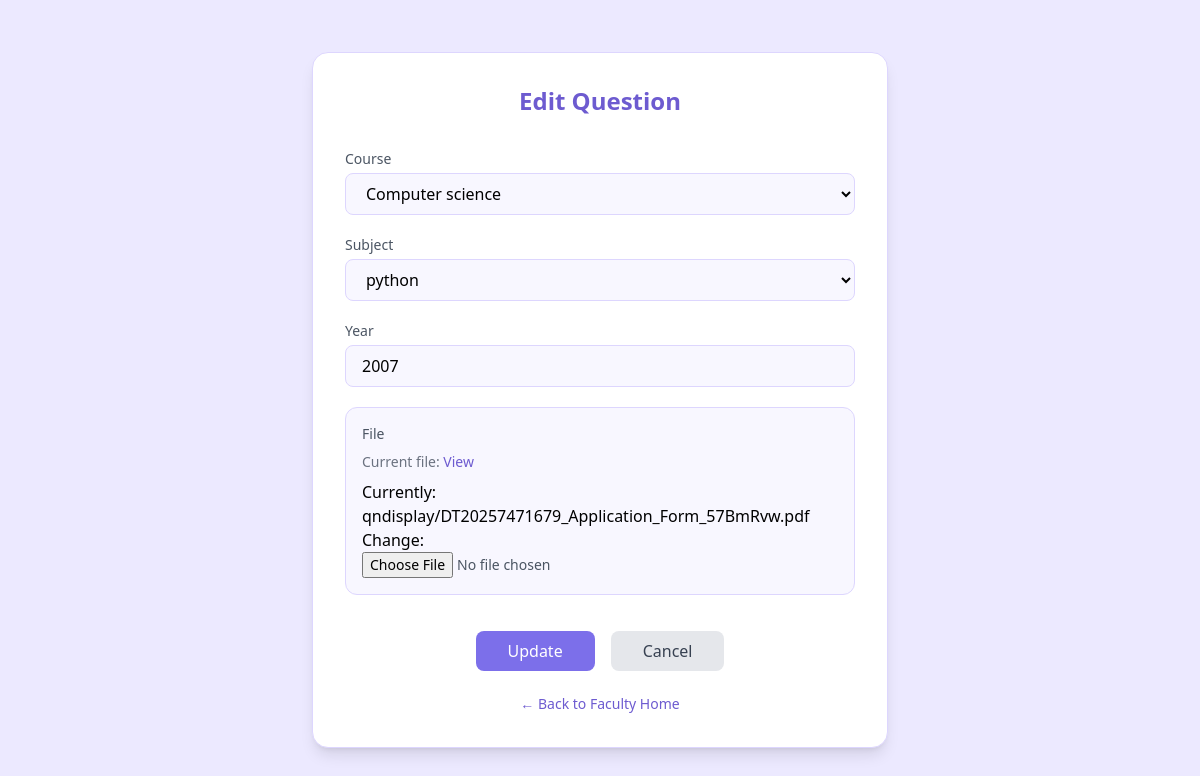
/question/edit/1/, run on the app's committed database.
### Common/models.py (models this page shows, shortened)
class Course(models.Model):
    department = models.ForeignKey(
        Department,
        on_delete=models.CASCADE,
        related_name="COURSES"
    )
    course_name = models.CharField(max_length=30, unique=True)
    def __str__(self):
        return self.course_name

class QuestionBank(models.Model):
    course_name = models.ForeignKey(
        Course,
        on_delete=models.PROTECT,
        related_name="QUESTION_BANK"
    )
    file= models.FileField(upload_to="qndisplay/")
    year = models.IntegerField()
    subject = models.ForeignKey(
        Subject,
        on_delete=models.PROTECT,
        related_name = "QUESTION_BANK"
    )

### Faculty/views.py (the view)
# urls.py: path('question/edit/<int:pk>/',views.question_edit,name='question_edit'),
def question_edit(request, pk):
    question = get_object_or_404(QuestionBank, id=pk)
    if request.method == "POST":
        form = QuestionBankForm(request.POST, request.FILES, instance=question)
        if form.is_valid():
            form.save()
            return redirect('questionbank_list')
    else:
        form = QuestionBankForm(instance=question)
    return render(request, 'faculty/question_edit.html', {
        'form': form,
        'question': question
    })

### Common/forms.py
class QuestionBankForm(forms.ModelForm):
    class Meta:
        model = QuestionBank
        fields = '__all__'
        widgets = {
            'course_name': forms.Select(attrs={
                'class': 'form-control'
            }),
            'file': forms.ClearableFileInput(attrs={
                'class': 'form-control'
            }),
            'year': forms.NumberInput(attrs={
                'class': 'form-control',
                'placeholder': 'Enter Year'
            }),
            'subject': forms.Select(attrs={
                'class': 'form-control'
            }),
        }

### Common/models.py (called while the page is built)
    def __str__(self):
        return self.subject_name

### Faculty/Templates/faculty/question_edit.html (shortened to what this page needs)
{% load widget_tweaks %}
<!DOCTYPE html>
<html lang="en">
<head>
    <script src="https://cdn.tailwindcss.com"></script>
</head>
<body class="min-h-screen flex items-center justify-center"
      style="background-color:#ECE9FF;">
<div class="w-full max-w-xl bg-white rounded-2xl shadow-lg p-8 border border-[#DDD6FE]">
    <h2 class="text-2xl font-semibold text-center mb-8"
        style="color:#6D5BD0;">
        Edit Question
    </h2>
    <form method="POST" enctype="multipart/form-data" class="space-y-5">
        <div>
            <label class="block text-sm mb-1 text-gray-600">Course</label>
            {{ form.course_name|add_class:"w-full px-4 py-2 rounded-lg border border-[#DDD6FE] bg-[#F8F7FF] focus:outline-none focus:ring-2 focus:ring-[#C4B5FD]" }}
        </div>
        <div>
            <label class="block text-sm mb-1 text-gray-600">Subject</label>
            {{ form.subject|add_class:"w-full px-4 py-2 rounded-lg border border-[#DDD6FE] bg-[#F8F7FF] focus:outline-none focus:ring-2 focus:ring-[#C4B5FD]" }}
        </div>
        <div>
            <label class="block text-sm mb-1 text-gray-600">Year</label>
            {{ form.year|add_class:"w-full px-4 py-2 rounded-lg border border-[#DDD6FE] bg-[#F8F7FF] focus:outline-none focus:ring-2 focus:ring-[#C4B5FD]" }}
        </div>
        <div class="bg-[#F8F7FF] border border-[#DDD6FE] rounded-xl p-4">
            <label class="block text-sm mb-2 text-gray-600">File</label>
            {% if question.file %}
                <p class="text-sm text-gray-500 mb-2">
                    Current file:
                    <a href="{{ question.file.url }}" target="_blank"
                       class="text-[#6D5BD0] hover:underline font-medium">
                        View
                    </a>
                </p>
            {% endif %}
            {{ form.file|add_class:"w-full text-sm text-gray-600" }}
        </div>
        <div class="flex justify-center gap-4 pt-4">
            <button type="submit"
                class="px-8 py-2 rounded-lg text-white font-medium"
                style="background-color:#7C6FEA;">
                Update
            </button>
            <a href="{% url 'questionbank_list' %}"
               class="px-8 py-2 rounded-lg font-medium text-gray-700"
               style="background-color:#E5E7EB;">
                Cancel
            </a>
        </div>
        <div class="text-center mt-6">
    <a href="{% url 'faculty_home' %}"
       class="text-sm font-medium text-[#6D5BD0] hover:underline">
        ← Back to Faculty Home
    </a>
</div>
    </form>
</div>
</body>
</html>

### data on the page
Course: course_name "Computer science"
QuestionBank: subject "python", year "2007"
